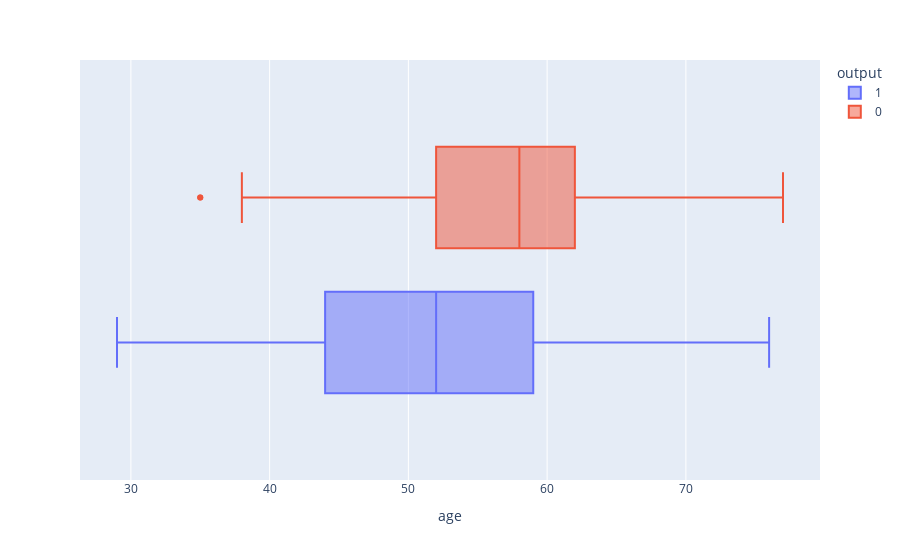

Notebook cell for this chart:
### Code cell
age_t = df[['age','output']]
px.box(data_frame=age_t,x='age',color='output')

### Figure 1 — Plotly figure (JSON) as saved in the notebook; plotly's stock layout.template omitted (floating-point values rounded to 4 significant figures; data arrays with more than 128 entries replaced by an {"elided": "..."} marker saying what was removed)
{"data": [{"alignmentgroup": "True", "hovertemplate": "output=1<br>age=%{x}<extra></extra>", "legendgroup": "1", "marker": {"color": "#636efa"}, "name": "1", "notched": false, "offsetgroup": "1", "orientation": "h", "showlegend": true, "type": "box", "x": {"elided": "165 int values"}, "x0": " ", "xaxis": "x", "y0": " ", "yaxis": "y"}, {"alignmentgroup": "True", "hovertemplate": "output=0<br>age=%{x}<extra></extra>", "legendgroup": "0", "marker": {"color": "#EF553B"}, "name": "0", "notched": false, "offsetgroup": "0", "orientation": "h", "showlegend": true, "type": "box", "x": {"elided": "138 int values"}, "x0": " ", "xaxis": "x", "y0": " ", "yaxis": "y"}], "layout": {"boxmode": "group", "legend": {"title": {"text": "output"}, "tracegroupgap": 0}, "margin": {"t": 60}, "xaxis": {"anchor": "y", "domain": [0, 1], "title": {"text": "age"}}, "yaxis": {"anchor": "x", "domain": [0, 1]}}}
